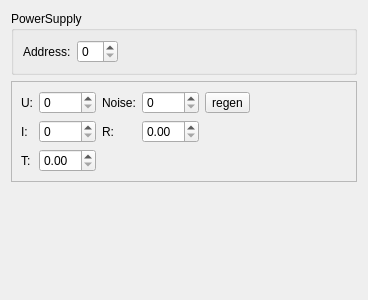
<?xml version="1.0" encoding="UTF-8"?>
<ui version="4.0">
 <class>Worker_fake_b590</class>
 <widget class="QWidget" name="Worker_fake_b590">
  <property name="geometry">
   <rect>
    <x>0</x>
    <y>0</y>
    <width>368</width>
    <height>300</height>
   </rect>
  </property>
  <property name="windowTitle">
   <string>Form</string>
  </property>
  <layout class="QVBoxLayout" name="verticalLayout">
   <item>
    <widget class="QGroupBox" name="groupBox">
     <property name="sizePolicy">
      <sizepolicy hsizetype="Preferred" vsizetype="Fixed">
       <horstretch>0</horstretch>
       <verstretch>0</verstretch>
      </sizepolicy>
     </property>
     <property name="title">
      <string>PowerSupply</string>
     </property>
     <layout class="QHBoxLayout" name="horizontalLayout_2">
      <item>
       <widget class="QLabel" name="label">
        <property name="text">
         <string>Address:</string>
        </property>
       </widget>
      </item>
      <item>
       <widget class="QSpinBox" name="sb_address"/>
      </item>
      <item>
       <spacer name="horizontalSpacer_2">
        <property name="orientation">
         <enum>Qt::Horizontal</enum>
        </property>
        <property name="sizeHint" stdset="0">
         <size>
          <width>40</width>
          <height>20</height>
         </size>
        </property>
       </spacer>
      </item>
     </layout>
    </widget>
   </item>
   <item>
    <widget class="QFrame" name="frame">
     <property name="frameShape">
      <enum>QFrame::StyledPanel</enum>
     </property>
     <property name="frameShadow">
      <enum>QFrame::Raised</enum>
     </property>
     <layout class="QHBoxLayout" name="horizontalLayout">
      <item>
       <layout class="QGridLayout" name="gridLayout">
        <item row="0" column="4">
         <widget class="QToolButton" name="btn_set_noice">
          <property name="text">
           <string>regen</string>
          </property>
         </widget>
        </item>
        <item row="0" column="0">
         <widget class="QLabel" name="label_2">
          <property name="sizePolicy">
           <sizepolicy hsizetype="Fixed" vsizetype="Preferred">
            <horstretch>0</horstretch>
            <verstretch>0</verstretch>
           </sizepolicy>
          </property>
          <property name="text">
           <string>U:</string>
          </property>
         </widget>
        </item>
        <item row="0" column="2">
         <widget class="QLabel" name="label_4">
          <property name="sizePolicy">
           <sizepolicy hsizetype="Fixed" vsizetype="Preferred">
            <horstretch>0</horstretch>
            <verstretch>0</verstretch>
           </sizepolicy>
          </property>
          <property name="text">
           <string>Noise:</string>
          </property>
         </widget>
        </item>
        <item row="1" column="2">
         <widget class="QLabel" name="label_5">
          <property name="sizePolicy">
           <sizepolicy hsizetype="Fixed" vsizetype="Preferred">
            <horstretch>0</horstretch>
            <verstretch>0</verstretch>
           </sizepolicy>
          </property>
          <property name="text">
           <string>R:</string>
          </property>
         </widget>
        </item>
        <item row="1" column="1">
         <widget class="QSpinBox" name="sb_current"/>
        </item>
        <item row="1" column="3">
         <widget class="QDoubleSpinBox" name="sb_R"/>
        </item>
        <item row="0" column="3">
         <widget class="QSpinBox" name="sb_noise"/>
        </item>
        <item row="0" column="1">
         <widget class="QSpinBox" name="sb_voltage"/>
        </item>
        <item row="1" column="0">
         <widget class="QLabel" name="label_3">
          <property name="sizePolicy">
           <sizepolicy hsizetype="Fixed" vsizetype="Preferred">
            <horstretch>0</horstretch>
            <verstretch>0</verstretch>
           </sizepolicy>
          </property>
          <property name="text">
           <string>I:</string>
          </property>
         </widget>
        </item>
        <item row="2" column="0">
         <widget class="QLabel" name="label_6">
          <property name="text">
           <string>T:</string>
          </property>
         </widget>
        </item>
        <item row="2" column="1">
         <widget class="QDoubleSpinBox" name="dsb_temperature"/>
        </item>
       </layout>
      </item>
      <item>
       <spacer name="horizontalSpacer">
        <property name="orientation">
         <enum>Qt::Horizontal</enum>
        </property>
        <property name="sizeHint" stdset="0">
         <size>
          <width>40</width>
          <height>20</height>
         </size>
        </property>
       </spacer>
      </item>
     </layout>
    </widget>
   </item>
   <item>
    <widget class="LogBox" name="log_widget" native="true"/>
   </item>
  </layout>
 </widget>
 <customwidgets>
  <customwidget>
   <class>LogBox</class>
   <extends>QWidget</extends>
   <header>logbox.hpp</header>
   <container>1</container>
  </customwidget>
 </customwidgets>
 <resources/>
 <connections/>
</ui>
